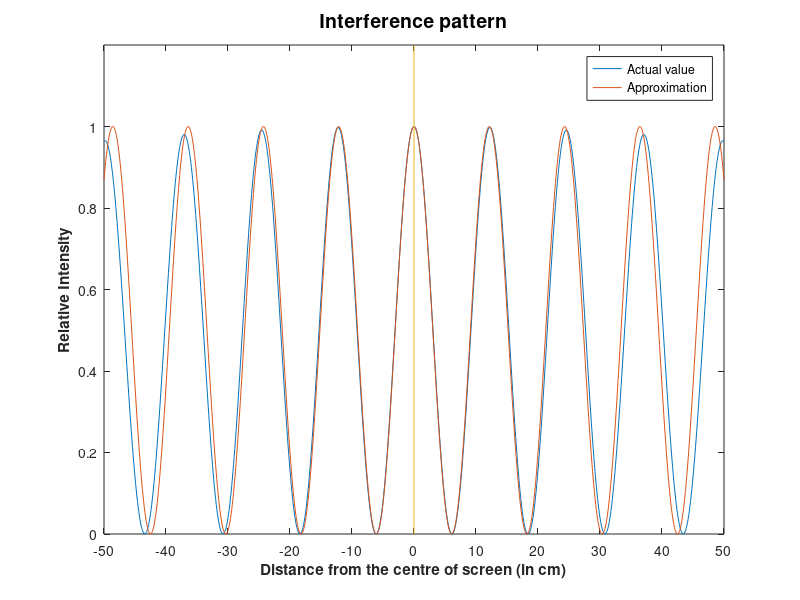

Reproduce this figure in MATLAB.
% Script to model the interference between 2 point sources
% separated by a distance d and on a line parallel to a screen
% at a distance D.
% variables names as in Fig. 1 in the lab. script
%
% CHANGE THESE VALUES ACCORDING TO YOUR EXPERIMENTAL SETUP:
d=0.63;             % separation between the sources (in m)
D=2.55;             % distance from sources to screen (in m)
lambda=0.03;        % wavelength (in m)
k=2*pi/lambda;
%
x=-0.5:0.001:0.5;   % to cover 50 cm at either side of the centre
theta1=atan((d/2-x)/D);
theta2=atan((d/2+x)/D);
l1=D./cos(theta1);
l2=D./cos(theta2);
j=0+i;
Et=exp(-j*k*l1)./l1+exp(-j*k*l2)./l2;
Et=Et.*conj(Et)/(max(Et)^2);

%
y=x*100;            % converting to cm
Et_approx = (4/(D^2))*(cos((k*d*x)/(2*D))).^2;
Et_approx = Et_approx./max(Et_approx);

plot(y,abs(Et))
hold on;
plot(y,Et_approx);


axis([-50 50 0 1.2]);
set(gca,'XTick',[-50:10:50])
title('{\bfInterference pattern}','FontSize',14)
xlabel('{\bfDistance from the centre of screen (in cm)}')
ylabel('{\bfRelative Intensity}')
line([0 0],[0 1.2])
legend('Actual value', 'Approximation');
% line([-0.5 0.5],[1 1],'linestyle',':')
% text(-0.48, 1.1,'drawn by {\bf <...insert your name here...> }')

